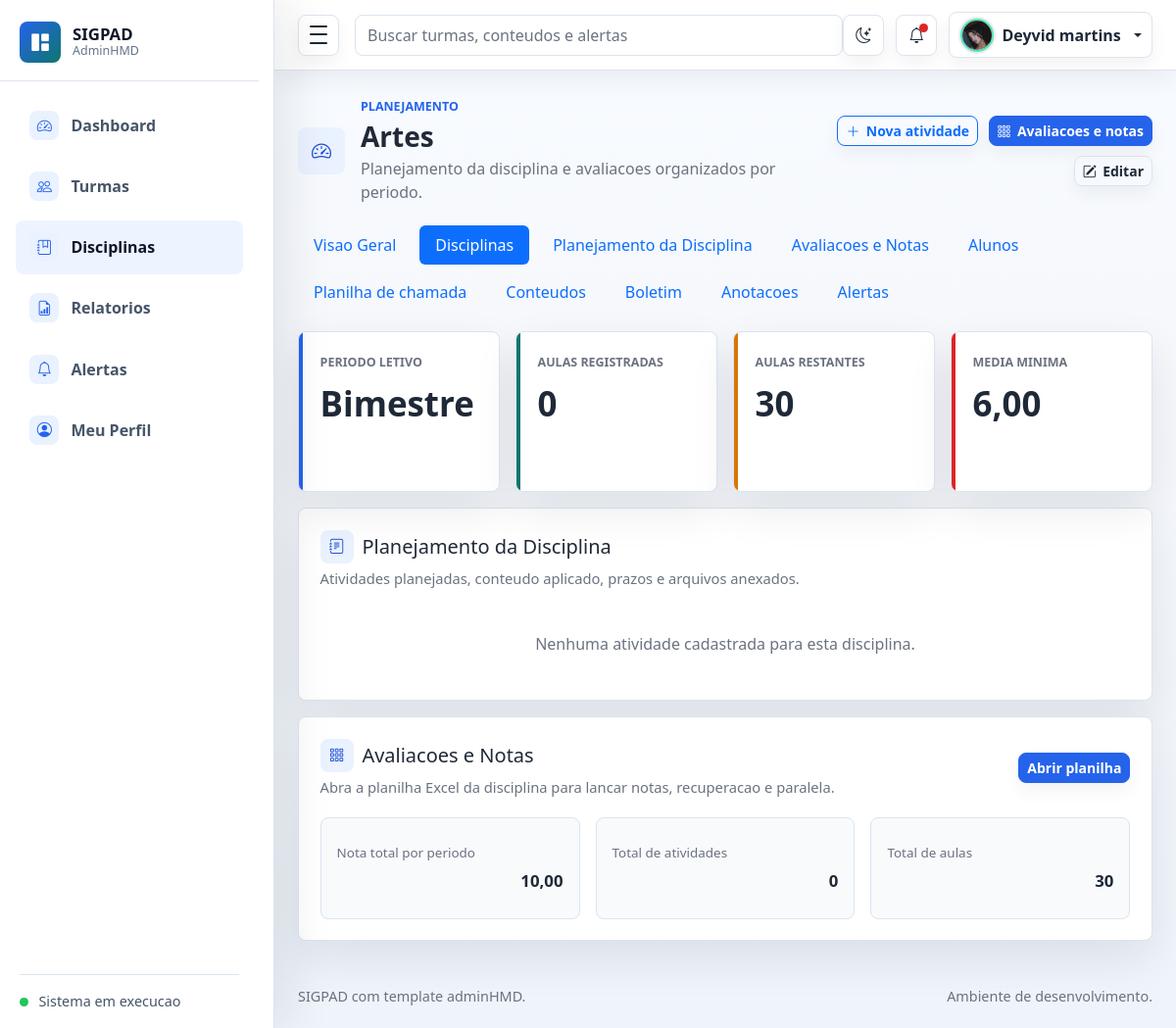
Screenshot of /disciplinas/4/ (signed in) with the database file from the repository.
### planejamento/models.py (models this page shows, shortened)
class PerfilUsuario(models.Model):
    usuario = models.OneToOneField(User, verbose_name='usuario', on_delete=models.CASCADE)
    foto = models.ImageField('foto', upload_to='usuarios/fotos/', blank=True, null=True)
    created_at = models.DateTimeField('criado em', auto_now_add=True)
    class Meta:
        verbose_name = 'Perfil de usuario'
        verbose_name_plural = 'Perfis de usuarios'
        ordering = ['usuario__username']

class Disciplina(models.Model):
    TIPO_PERIODO_CHOICES = TIPO_PERIODO_CHOICES
    turma = models.ForeignKey(
        Turma,
        verbose_name='turma',
        on_delete=models.CASCADE,
        related_name='disciplinas',
        null=True,
        blank=True,
    )
    professor = models.ForeignKey(User, verbose_name='professor', on_delete=models.CASCADE, null=True, blank=True)
    nome = models.CharField('nome', max_length=120)
    descricao = models.TextField('descricao', blank=True)
    carga_horaria = models.PositiveIntegerField('carga horaria')
    tipo_periodo = models.CharField(
        'tipo de periodo',
        max_length=20,
        choices=TIPO_PERIODO_CHOICES,
        default='BIMESTRE',
    )
    quantidade_aulas = models.PositiveIntegerField('quantidade de aulas', default=0)
    nota_total = models.DecimalField('nota total por periodo', max_digits=5, decimal_places=2, default=10)
    media_aprovacao = models.DecimalField('media de aprovacao', max_digits=5, decimal_places=2, default=6)
    ano_escolar = models.CharField('ano escolar', max_length=50)
    created_at = models.DateTimeField('criado em', auto_now_add=True)
    class Meta:
        verbose_name = 'Disciplina'
        verbose_name_plural = 'Disciplinas'
        ordering = ['nome']
    @property
    def aulas_dadas(self):
        return self.aulas.aggregate(total=models.Sum('quantidade_aulas'))['total'] or 0
    @property
    def aulas_restantes(self):
        return max(self.quantidade_aulas - self.aulas_dadas, 0)

### planejamento/views.py (the view)
# urls.py: path('disciplinas/<int:id>/', views.disciplina_detalhes, name='disciplina_detalhes'),
@login_required
def disciplina_detalhes(request, id):
    disciplina = get_object_or_404(Disciplina.objects.filter(professor=request.user).select_related('turma'), id=id)
    avaliacoes = disciplina.processos_avaliativos.select_related('turma', 'disciplina').prefetch_related('arquivos')
    grupos_planejamento = _grupos_planejamento(avaliacoes)
    return render(
        request,
        'disciplinas/detalhes.html',
        {
            'disciplina': disciplina,
            'turma': disciplina.turma,
            'grupos_planejamento': grupos_planejamento,
            'avaliacoes': avaliacoes,
        },
    )

### templates/disciplinas/detalhes.html (shortened to what this page needs)
{% extends 'base.html' %}
{% block page_title %}{{ disciplina.nome }}{% endblock %}
{% block page_subtitle %}Planejamento da disciplina e avaliacoes organizados por periodo.{% endblock %}
{% block heading_actions %}
{% if turma %}
    <a class="btn btn-outline-primary btn-sm" href="{% url 'avaliacao_criar' turma.id %}"><i class="bi bi-plus-lg"></i>Nova atividade</a>
    <a class="btn btn-primary btn-sm" href="{% url 'planilha_turma' turma.id %}?disciplina={{ disciplina.id }}"><i class="bi bi-grid-3x3-gap"></i>Avaliacoes e notas</a>
{% endif %}
<a href="{% url 'disciplina_editar' disciplina.id %}" class="btn btn-outline-secondary btn-sm"><i class="bi bi-pencil-square"></i>Editar</a>
{% endblock %}
{% block turma_subnav %}
{% if turma %}{% include 'turmas/_submenu.html' %}{% endif %}
{% endblock %}
{% block content %}
<section class="row g-3 mt-1">
    <div class="col-12 col-md-6 col-xl-3">
        <article class="metric-card metric-primary">
            <div class="metric-label">Periodo letivo</div>
            <div class="metric-value h3 mb-0">{{ disciplina.get_tipo_periodo_display }}</div>
        </article>
    </div>
    <div class="col-12 col-md-6 col-xl-3">
        <article class="metric-card metric-success">
            <div class="metric-label">Aulas registradas</div>
            <div class="metric-value">{{ disciplina.aulas_dadas }}</div>
        </article>
    </div>
    <div class="col-12 col-md-6 col-xl-3">
        <article class="metric-card metric-warning">
            <div class="metric-label">Aulas restantes</div>
            <div class="metric-value">{{ disciplina.aulas_restantes }}</div>
        </article>
    </div>
    <div class="col-12 col-md-6 col-xl-3">
        <article class="metric-card metric-danger">
            <div class="metric-label">Media minima</div>
            <div class="metric-value">{{ disciplina.media_aprovacao }}</div>
        </article>
    </div>
</section>
<section class="panel mt-3">
    <div class="panel-header">
        <div>
            <h2 class="h5 mb-1 section-title"><i class="bi bi-journal-text"></i><span>Planejamento da Disciplina</span></h2>
            <p class="text-muted mb-0">Atividades planejadas, conteudo aplicado, prazos e arquivos anexados.</p>
        </div>
    </div>
    {% for grupo in grupos_planejamento %}
        <div class="period-block mb-4">
            <div class="period-title">
                <span class="badge {{ grupo.badge }}">{{ grupo.titulo }}</span>
            </div>
            <div class="table-responsive spreadsheet-scroll">
                <table class="table table-bordered table-hover align-middle mb-0 spreadsheet-table">
                    <thead>
                        <tr>
                            <th>Periodo</th>
                            <th>Atividade</th>
                            <th>Tipo</th>
                            <th>Valor</th>
                            <th>Abertura</th>
                            <th>Fechamento</th>
                            <th>Conteudo</th>
                            <th>Status</th>
                            <th>Arquivo</th>
                            <th class="text-end">Acoes</th>
                        </tr>
                    </thead>
                    <tbody>
                        {% for atividade in grupo.atividades %}
                            <tr>
                                <td>{{ atividade.get_periodo_planejamento_display }}</td>
                                <td class="fw-semibold">{{ atividade.titulo }}</td>
                                <td>{{ atividade.tipo }}</td>
                                <td>{{ atividade.valor_maximo }}</td>
                                <td>{{ atividade.data_abertura|date:'d/m/Y'|default:'-' }}</td>
                                <td>{{ atividade.data_fechamento|date:'d/m/Y'|default:'-' }}</td>
                                <td>{{ atividade.descricao|default:'-'|truncatechars:80 }}</td>
                                <td><span class="badge text-bg-secondary">{{ atividade.get_status_display }}</span></td>
                                <td>
                                    {% if atividade.arquivo %}
                                        <a class="btn btn-sm btn-outline-primary" href="{{ atividade.arquivo.url }}" download>Baixar</a>
                                    {% endif %}
                                    {% for arquivo in atividade.arquivos.all %}
                                        <a class="btn btn-sm btn-outline-primary" href="{{ arquivo.arquivo.url }}" download>{{ arquivo.nome|truncatechars:18 }}</a>
                                    {% empty %}
                                        {% if not atividade.arquivo %}<span class="text-muted">-</span>{% endif %}
                                    {% endfor %}
                                </td>
                                <td class="text-end">
                                    {% if turma %}
                                        <a class="btn btn-sm btn-outline-secondary" href="{% url 'avaliacao_detalhes' turma.id atividade.id %}">Detalhes</a>
                                    {% endif %}
                                </td>
                            </tr>
                        {% endfor %}
                    </tbody>
                </table>
            </div>
        </div>
    {% empty %}
        <div class="text-center text-muted py-4">Nenhuma atividade cadastrada para esta disciplina.</div>
    {% endfor %}
</section>
<section class="panel mt-3">
    <div class="panel-header">
        <div>
            <h2 class="h5 mb-1 section-title"><i class="bi bi-grid-3x3-gap"></i><span>Avaliacoes e Notas</span></h2>
            <p class="text-muted mb-0">Abra a planilha Excel da disciplina para lancar notas, recuperacao e paralela.</p>
        </div>
        {% if turma %}
            <a class="btn btn-primary btn-sm" href="{% url 'planilha_turma' turma.id %}?disciplina={{ disciplina.id }}">Abrir planilha</a>
        {% endif %}
    </div>
    <div class="row g-3">
        <div class="col-12 col-md-4">
            <div class="mini-card"><span>Nota total por periodo</span><strong>{{ disciplina.nota_total }}</strong></div>
        </div>
        <div class="col-12 col-md-4">
            <div class="mini-card"><span>Total de atividades</span><strong>{{ avaliacoes.count }}</strong></div>
        </div>
        <div class="col-12 col-md-4">
            <div class="mini-card"><span>Total de aulas</span><strong>{{ disciplina.quantidade_aulas }}</strong></div>
        </div>
    </div>
</section>
{% endblock %}

### templates/base.html (shortened to what this page needs)
{% load static %}
<!doctype html>
<html lang="pt-br">
<head>
    <link rel="stylesheet" href="{% static 'assets/css/bootstrap.min.css' %}">
    <link rel="stylesheet" href="{% static 'assets/vendors/bootstrap-icons/bootstrap-icons.css' %}">
    <link rel="stylesheet" href="{% static 'assets/css/style.css' %}">
</head>
<body>
    <div class="admin-shell">
        <aside class="admin-sidebar" id="adminSidebar" aria-label="Navegacao principal">
            <div class="sidebar-header">
                <a class="brand-mark" href="{% url 'dashboard' %}" aria-label="SIGPAD dashboard">
                    <span class="brand-icon"><i class="bi bi-grid-1x2-fill" aria-hidden="true"></i></span>
                    <span class="brand-copy">
                        <span class="brand-title">SIGPAD</span>
                        <span class="brand-subtitle">AdminHMD</span>
                    </span>
                </a>
            </div>
            <nav class="sidebar-nav">
                <a class="nav-link {% if request.resolver_match.url_name == 'dashboard' %}active{% endif %}" href="{% url 'dashboard' %}" {% if request.resolver_match.url_name == 'dashboard' %}aria-current="page"{% endif %}>
                    <span class="nav-icon"><i class="bi bi-speedometer2" aria-hidden="true"></i></span>
                    <span class="nav-text">Dashboard</span>
                </a>
                <a class="nav-link {% if 'turma' in request.resolver_match.url_name %}active{% endif %}" href="{% url 'turma_lista' %}">
                    <span class="nav-icon"><i class="bi bi-people" aria-hidden="true"></i></span>
                    <span class="nav-text">Turmas</span>
                </a>
                <a class="nav-link {% if 'disciplina' in request.resolver_match.url_name %}active{% endif %}" href="{% url 'disciplina_lista' %}">
                    <span class="nav-icon"><i class="bi bi-journal-bookmark" aria-hidden="true"></i></span>
                    <span class="nav-text">Disciplinas</span>
                </a>
                <a class="nav-link {% if 'relatorio' in request.resolver_match.url_name or 'exportar' in request.resolver_match.url_name %}active{% endif %}" href="{% url 'relatorio_lista' %}">
                    <span class="nav-icon"><i class="bi bi-file-earmark-bar-graph" aria-hidden="true"></i></span>
                    <span class="nav-text">Relatorios</span>
                </a>
                <a class="nav-link {% if 'alerta' in request.resolver_match.url_name %}active{% endif %}" href="{% url 'alerta_lista' %}">
                    <span class="nav-icon"><i class="bi bi-bell" aria-hidden="true"></i></span>
                    <span class="nav-text">Alertas</span>
                </a>
                <a class="nav-link " href="{% url 'perfil_usuario' %}">
                    <span class="nav-icon"><i class="bi bi-person-circle" aria-hidden="true"></i></span>
                    <span class="nav-text">Meu Perfil</span>
                </a>
            </nav>
            <div class="sidebar-footer">
                <span class="status-dot"></span>
                <span class="sidebar-footer-text">Sistema em execucao</span>
            </div>
        </aside>
        <div class="admin-main">
            <nav class="navbar admin-navbar navbar-expand bg-white">
                <div class="container-fluid px-3 px-lg-4">
                    <button class="sidebar-toggle" type="button" data-sidebar-toggle aria-controls="adminSidebar" aria-expanded="true" aria-label="Alternar menu">
                        <span></span>
                        <span></span>
                        <span></span>
                    </button>
                    <form class="d-none d-md-flex ms-3 flex-grow-1" role="search">
                        <input class="form-control search-input" type="search" placeholder="Buscar turmas, conteudos e alertas" aria-label="Buscar">
                    </form>
                    <div class="navbar-actions ms-auto">
                        <button class="icon-button theme-toggle" type="button" data-theme-toggle aria-label="Alternar tema" title="Alternar tema">
                            <i class="bi bi-moon-stars" data-theme-icon aria-hidden="true"></i>
                        </button>
                        <div class="dropdown">
                            <button class="icon-button" type="button" data-bs-toggle="dropdown" aria-expanded="false" aria-label="Notificacoes">
                                {% if alertas_nao_lidos_navbar %}
                                    <span class="notification-dot"></span>
                                {% endif %}
                                <i class="bi bi-bell" aria-hidden="true"></i>
                            </button>
                        </div>
                        <div class="dropdown">
                            <button class="profile-button dropdown-toggle" type="button" data-bs-toggle="dropdown" aria-expanded="false">
                                {% if request.user.is_authenticated and perfil_usuario_logado.foto %}
                                    <img class="avatar-img avatar-sm rounded-circle" src="{{ perfil_usuario_logado.foto.url }}" alt="Foto do usuario">
                                {% else %}
                                    <img class="avatar-img avatar-sm rounded-circle" src="{% static 'assets/images/avatar/avatar.jpg' %}" alt="Foto padrao">
                                {% endif %}
                                <span class="profile-name d-none d-sm-inline">{% if request.user.is_authenticated %}{{ request.user.get_full_name|default:request.user.username }}{% else %}Entrar{% endif %}</span>
                            </button>
                        </div>
                    </div>
                </div>
            </nav>
            <main class="dashboard-content">
                <div class="container-fluid px-3 px-lg-4 py-4">
                    <div class="page-heading">
                        <div class="page-heading-copy">
                            <span class="page-icon">{% block page_icon %}<i class="bi bi-speedometer2" aria-hidden="true"></i>{% endblock %}</span>
                            <div>
                                <p class="eyebrow mb-1">{% block page_eyebrow %}Planejamento{% endblock %}</p>
                                <h1 class="h3 mb-1">{% block page_title %}Dashboard{% endblock %}</h1>
                                <p class="text-muted mb-0">{% block page_subtitle %}Acompanhe disciplinas, conteudos e progresso do PCC em um unico painel.{% endblock %}</p>
                            </div>
                        </div>
                        <div class="heading-actions">{% block heading_actions %}{% endblock %}</div>
                    </div>
                    {% block turma_subnav %}{% endblock %}
                    {% block content %}{% endblock %}
                </div>
            </main>
            <footer class="admin-footer">
                <div class="container-fluid px-3 px-lg-4">
                    <span>SIGPAD com template adminHMD.</span>
                    <span>Ambiente de desenvolvimento.</span>
                </div>
            </footer>
        </div>
    </div>
</body>
</html>

### rows the page displays
PerfilUsuario: foto (picture)
Disciplina: nome "Artes", tipo_periodo "Bimestre", aulas_dadas "0", aulas_restantes "30", media_aprovacao "6,00", nota_total "10,00", quantidade_aulas "30"

### other values shown
{{ request.user.get_full_name|default:request.user.username }} "Deyvid martins"
{{ avaliacoes.count }} "0"
